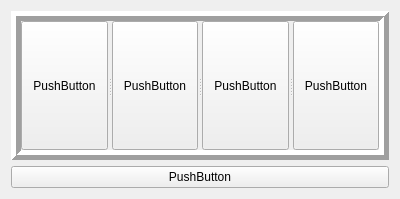
<?xml version="1.0" encoding="UTF-8"?>
<ui version="4.0">
 <class>MyWidget</class>
 <widget class="QWidget" name="MyWidget">
  <property name="geometry">
   <rect>
    <x>0</x>
    <y>0</y>
    <width>400</width>
    <height>199</height>
   </rect>
  </property>
  <property name="windowTitle">
   <string>MyWidget</string>
  </property>
  <layout class="QVBoxLayout" name="verticalLayout">
   <item>
    <widget class="QSplitter" name="splitter">
     <property name="frameShape">
      <enum>QFrame::Box</enum>
     </property>
     <property name="frameShadow">
      <enum>QFrame::Raised</enum>
     </property>
     <property name="lineWidth">
      <number>5</number>
     </property>
     <property name="orientation">
      <enum>Qt::Horizontal</enum>
     </property>
     <widget class="QPushButton" name="pushButton">
      <property name="text">
       <string>PushButton</string>
      </property>
     </widget>
     <widget class="QPushButton" name="pushButton_2">
      <property name="text">
       <string>PushButton</string>
      </property>
     </widget>
     <widget class="QPushButton" name="pushButton_3">
      <property name="text">
       <string>PushButton</string>
      </property>
     </widget>
     <widget class="QPushButton" name="pushButton_4">
      <property name="text">
       <string>PushButton</string>
      </property>
     </widget>
    </widget>
   </item>
   <item>
    <widget class="QPushButton" name="pushButton_5">
     <property name="text">
      <string>PushButton</string>
     </property>
    </widget>
   </item>
  </layout>
 </widget>
 <layoutdefault spacing="6" margin="11"/>
 <resources/>
 <connections/>
</ui>
